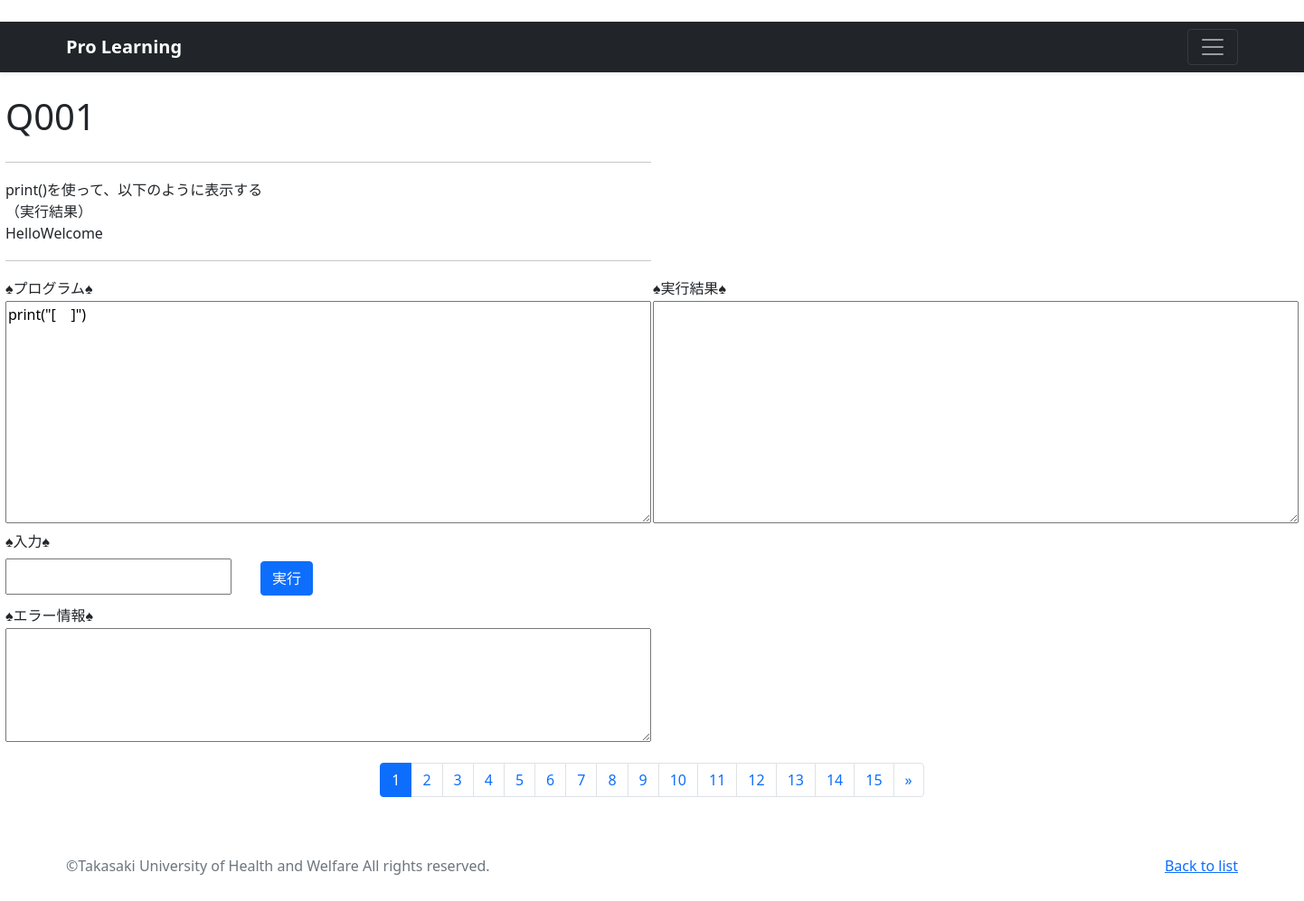
Page /python-program/1/ on the committed database.
### program/models.py (models this page shows, shortened)
class Python_Program(models.Model):
    title = models.CharField(
        verbose_name='タイトル', # フィールドのタイトル
        max_length=5        # 最大文字数は5
        )
    subtit = models.CharField(
        verbose_name='サブタイトル', # フィールドのタイトル
        max_length=30        # 最大文字数は30
        )
    content = models.TextField(
        verbose_name='問題文'   # フィールドのタイトル
        )
    code = models.TextField(
        verbose_name='プログラム' # フィールドのタイトル
        )

### program/views.py (the view)
def Python_detail(request, pk):
    records = Python_Program.objects.order_by('title')
    paginator = Paginator(records, 1)
    page_number  = request.GET.get('page', pk)
    pages = paginator.page(page_number)
    return render(
        request, 'Python_pro.html', {'orderby_records': pages})

### program/templates/Python_pro.html (shortened to what this page needs)
{% load static %}
<!doctype html>
<html lang="ja">
  <head>
    <link href="https://cdn.jsdelivr.net/npm/bootstrap@5.0.2/dist/css/bootstrap.min.css"
          rel="stylesheet"
>
    </head>
  <body>
    <header>
      <div class="navbar navbar-dark bg-dark shadow-sm">
        <div class="container">
          <a href="{% url 'base:index' %}"
             class="navbar-brand d-flex align-items-center">
            <strong>Pro Learning</strong>
          </a>
          <button class="navbar-toggler"
                  type="button"
                  data-bs-toggle="collapse"
                  data-bs-target="#navbarHeader"
                  aria-controls="navbarHeader"
                  aria-expanded="false"
                  aria-label="Toggle navigation">
            <span class="navbar-toggler-icon"></span>
          </button>
        </div>
      </div>
    </header>
    <main>
    {% for record in orderby_records %}
      <form class="f1" name="form1">
        <table>
            <tr><td><br><h1>{{record.title}}</h1></td></tr>
            <tr><td><hr></td></tr>
            <td>{{record.content|linebreaksbr}}</td>
            <tr>
             <tr><td><hr></td></tr>
             <td>&spades;プログラム&spades;</td>
             <td>&spades;実行結果&spades;</td>
            </tr>
            <tr>
             <td><textarea cols="75" rows="10" name="fmsrc" >{{record.code}}</textarea></td>
             <td><textarea cols="75" rows="10" name="fmout"></textarea></td>
            </tr>
            <tr><td>&spades;入力&spades;</td></tr>
            <tr><td><input size="40" type="text" style="width:250px; height:40px;" name="fminp">　　<input type="button" value="実行" onClick="postPaiza()" class="btn btn-primary my-2"></td></tr>
            <tr><td>&spades;エラー情報&spades;</td></tr>
            <tr><td><textarea cols="75" rows="5" name="fmerr"></textarea></td></tr>
        </table>
      </form>
      {% empty %}
      <p>the list is empty.</p>
      {% endfor %}
    </main>
    <p>{% include "pagination2.html" %}</p>
    <footer class="text-muted py-5">
      <div class="container">
        <p class="float-end mb-1">
          <a href="{% url 'program:C_list' %}">Back to list</a>
        </p>
        <p class="mb-1">
          ©Takasaki University of Health and Welfare All rights reserved.</p>
      </div>
    </footer>
  </body>
</html>

### program/templates/Python_pro.html (style rules this page uses)
.f1 table { margin: auto; }

### rows in the picture
Python_Program: title "Q001", content "print()を使って、以下のように表示する （実行結果） HelloWelcome", fmsrc "print(\"[ ]\")"

### other values in the picture
{{ num }} "1"
{{ num }} "2" "3" "4" "5" "6" "7" "8" "9" "10" "11" "12" "13" "14" "15"
